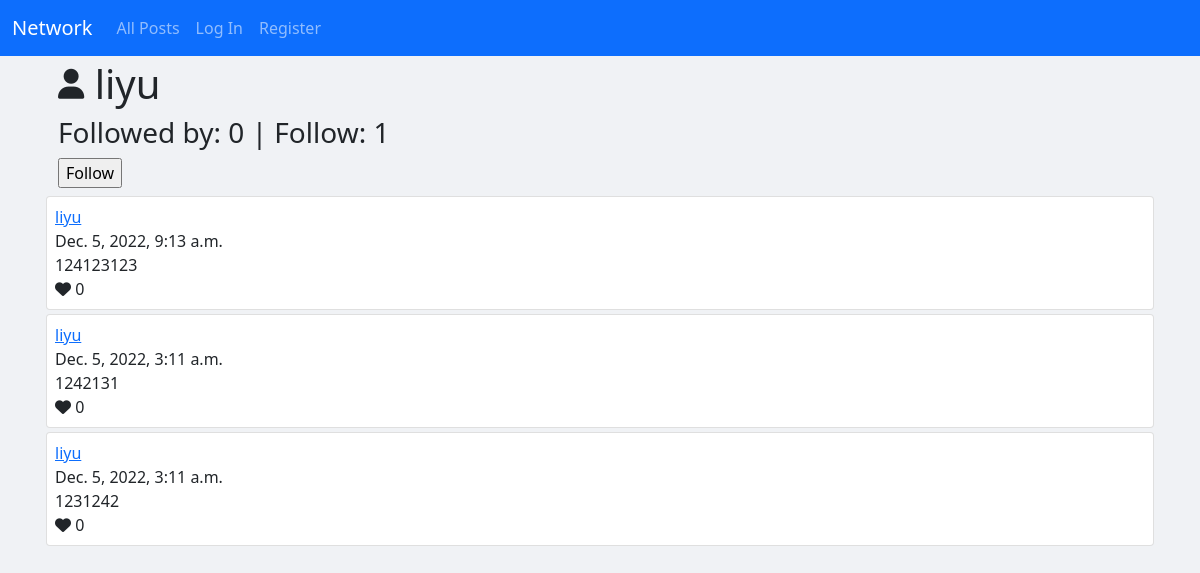
Before: /profile/liyu with the older database file.
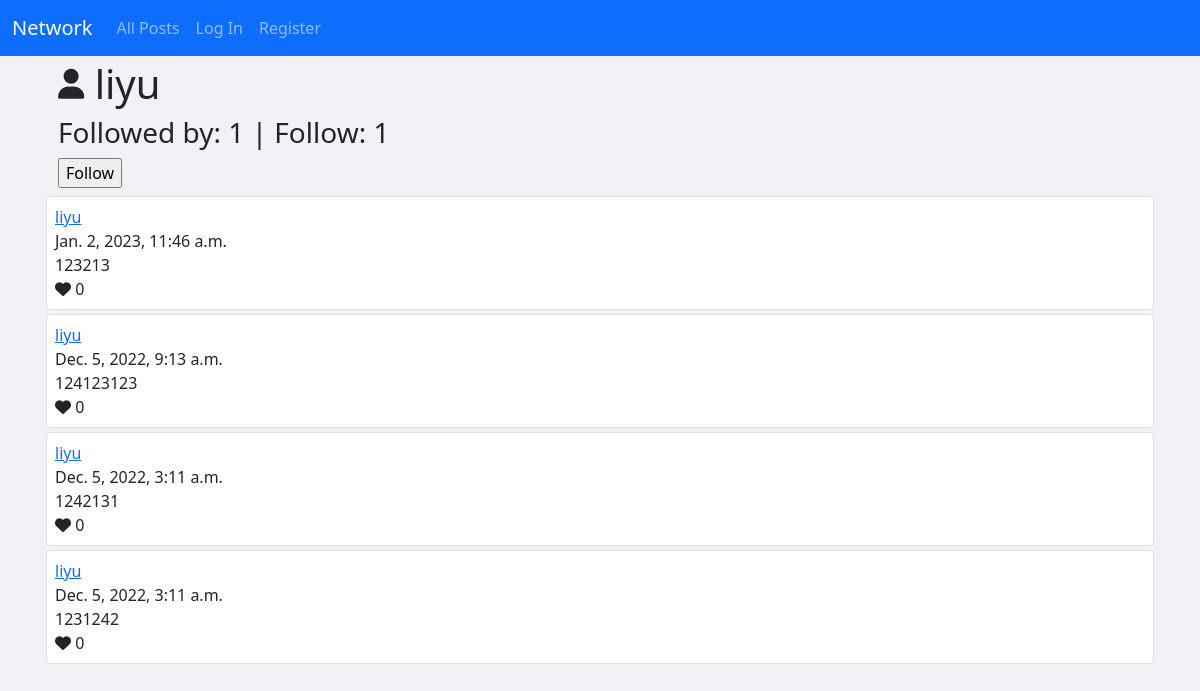
After: the same page with the newer database file.
### network/models.py (models this page shows)
class User(AbstractUser):
    pass

class Post(models.Model):
    creator = models.ForeignKey(User, on_delete=models.CASCADE, related_name="creator")
    created_time = models.DateTimeField(auto_now=False, auto_now_add=True)
    context = models.TextField(max_length=200)

### network/views.py (the view)
# urls.py: path("profile/<str:user_name>", views.profile_view, name="profile_path"),
def profile_view(request, user_name):
    follow_form = FollowForm()
    if request.method == "POST":
        return HttpResponseRedirect("/")
    user = User.objects.get(username=user_name)
    posts = Post.objects.filter(creator=user).order_by("-created_time")
    posts_likes = []
    for post in posts:
        likes = Like.objects.filter(post=post.pk).count()
        posts_likes.append([post, likes])
    follower_number = Following.objects.filter(follower=user).count()
    followee_number = Following.objects.filter(followee=user).count()
    print(f"Follower number: {follower_number}, Followee number: {followee_number}")
    context = {
        "posts_likes": posts_likes,
        "follow_form": follow_form,
        "user_name": user_name,
        "follower_number": follower_number,
        "followee_number": followee_number,
    }
    return render(request, "network/profile.html", context)

### network/forms.py
class FollowForm(forms.ModelForm):
    class Meta:
        model = Following
        exclude = ["follower", "followee"]

### network/templates/network/profile.html (shortened to what this page needs)
{% extends "network/layout.html" %}
{% block body %}
<div class="container">
    <div class="row m-1">
        <p class="h1">
            <i class="fas fa-user fa-xs">
            </i>
            {{user_name}}</p>
        <h3>Followed by: {{follower_number}} | Follow: {{followee_number}}</h3>
        <form action={% url "follow_path" user_name%} method="post">
            <input type="submit" value="Follow" class="follow-link">
        </form>
    </div>
    <div class="row m-1 gy-1">
        {% for post in posts_likes %}
        <div class="card p-2" id="card_{{post.0.pk}}">
            <a href={% url 'profile_path' post.0.creator %}>
                <div id="post_creator">{{post.0.creator}}</div>
            </a>
            <div id="post_time">{{post.0.created_time}}</div>
            <div id="post_context">{{post.0.context}}</div>
            {% if post.1 %}
            <div id="post_like">
                <i class="fas fa-heart  like-link">{{ post.likes.all.count }}</i>
                {{ post.1 }}</div>
            {% else %}
            <div id="post_like">
                <i class="fas fa-heart  like-link">{{ post.likes.all.count }}</i>
                0</div>
            {% endif %}
        </div>
        {% endfor %}
    </div>
</div>
{% endblock %}

### network/templates/network/layout.html (shortened to what this page needs)
{% load static %}
<!DOCTYPE html>
<html lang="en">
<head>
    <link href="https://cdn.jsdelivr.net/npm/bootstrap@5.0.2/dist/css/bootstrap.min.css" rel="stylesheet"
>
    <link href="{% static 'network/styles.css' %}" rel="stylesheet">
</head>
<body>
    <nav class="navbar navbar-expand-lg navbar-dark bg-primary">
        <div class="container-fluid">
            <a class="navbar-brand" href={% url 'index' %}>Network</a>
            <div class="collapse navbar-collapse" id="navbarSupportedContent">
                <ul class="navbar-nav ">
                    <li class="nav-item">
                        <a class="nav-link" href="{% url 'index' %}">All Posts</a>
                    </li>
                    {% if user.is_authenticated %}
                    <li class="nav-item">
                        <a class="nav-link" href={% url 'following_path' %}>Following</a>
                    </li>
                    <li class="nav-item">
                        <a class="nav-link" href="{% url 'logout' %}">Log Out</a>
                    </li>
                    {% else %}
                    <li class="nav-item">
                        <a class="nav-link" href="{% url 'login' %}">Log In</a>
                    </li>
                    <li class="nav-item">
                        <a class="nav-link" href="{% url 'register' %}">Register</a>
                    </li>
                    {% endif %}
                </ul>
            </div>
    </nav>
    <div class="body">
        {% block body %}
        {% endblock %}
    </div>
</body>
</html>

### network/static/network/styles.css (style rules this page uses)
body { background-color: rgb(240, 242, 245); }

Changed rows visible on the page:
added Post: creator.username "liyu", created_time "Jan. 2, 2023, 11:46 a.m.", context "123213"
Other visible differences:
{{ follower_number }}: "0" → "1"
